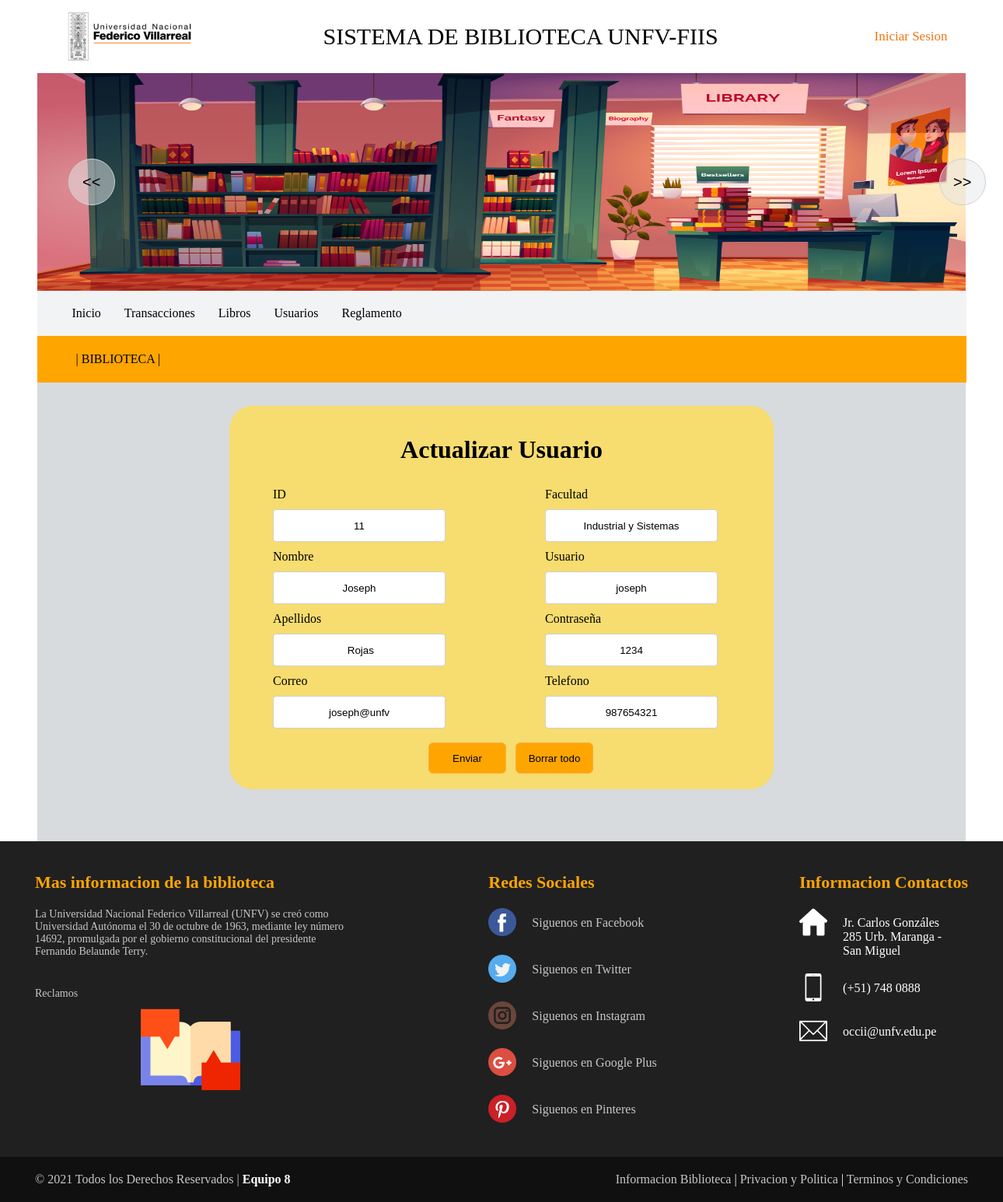
Screenshot of /administrador/formUpdateAlum.php?idAlum=11&idus=3 with the database file from the repository.
### tables this page shows
CREATE TABLE `alumno` (
  `ID_Alumno` int(4) NOT NULL,
  `Nombre` varchar(50) NOT NULL,
  `Apellido` varchar(50) NOT NULL,
  `Facultad` varchar(50) NOT NULL,
  `Correo` varchar(50) NOT NULL,
  `Telefono` varchar(9) NOT NULL,
  `ID` int(4) NOT NULL
);

CREATE TABLE `usuario` (
  `ID` int(4) NOT NULL,
  `Usuario` varchar(50) NOT NULL,
  `Contraseña` varchar(50) NOT NULL
);

### administrador/formUpdateAlum.php (the view, shortened to what this page needs)
<?php
 include("../conexion/conexion.php");
   $consulta= "SELECT * FROM alumno
            LEFT JOIN usuario ON alumno.ID=usuario.ID
            WHERE ID_Alumno=".$_REQUEST["idus"]."
			";
           $resultado= mysqli_query($conexion,$consulta);
           $con = mysqli_fetch_assoc($resultado);
?>
<!DOCTYPE html>
<html>
<head>
    <link rel="stylesheet" href="../css/estilo-header.css">
	<link rel="stylesheet" href="../css/estilos-footer.css">
	<link rel="stylesheet" href="../css/estiloActualizar.css">
</head>
<body>
    <header>
   <div class="div-header">
     <img class="icono" src="../imagenes/logo.png" alt="logo"/>
     <p>SISTEMA DE BIBLIOTECA UNFV-FIIS</p>
     <div class="sesion">
       <ul>
         <li><?php if(isset($texto)){
			   echo "<html>";
			   echo "<a class='boton' href='../login/salir.php' >Cerrar Sesion</a>";
			   echo "</html>";
		      }else{
				  echo "<html>";
				  echo "<a class='boton' href='../login/menuregistro.php' >Iniciar Sesion</a>";
				  echo "</html>";
			  }  ?></li>
       </ul>
     </div>
   </div>
   <div class="hero dibujo">
      <div class="mando-anterior diseño">
	  <input type="button" id="anterior" value="<<">
    </div>
    <div class="mando-siguiente diseño">
	  <input type="button" id="siguiente" value=">>"></center>
	</div>
     <img id="imagen" src="../imagenes/portAdmin.jpg" />
  </div>
   <div class="div-header menu">
   <nav class="navbar">
       <div class="enlaces">
	     <ul class="nav">
		    <li><a href="indexAdmin.php">Inicio</a></li>
            <li><a href="">Transacciones</a>
				</li>
			<li><a href="libros.php">Libros</a></li>
			<li><a href="">Usuarios</a>
				</li>
			<li><a href="http://biblioteca.unfv.edu.pe/opac-tmpl/bootstrap/images/REGLAMENTO%20DEL%20SISTEMA%20DE%20BIBLIOTECAS%20UNFV..pdf" target="_blank">Reglamento</a></li>
		 </ul>
	   </div>
   </nav>
   </div>
  <div class="div-header letra">
      <p>|  BIBLIOTECA  |</p>
   </div>
</header>
<div class="actuLibro">
    <div class="content">
            <br>
            <h1 class="logo"><span>A</span>ctualizar <span>U</span>suario</h1>
            <br>
                <div class="contact-form">
                    <form action="updateAlum.php" method="post" >
						<div class="campo">
						    <label>ID</label></br>
						    <input readonly type="text" name="idAlum" placeholder="Id Alumno" value="<?php if(isset($con['ID'])): echo $con['ID']; endif; ?>">
						</div>
                        <div class="campo">
                            <label>Facultad</label>
                            <input type="text" name="facultad" placeholder="Facultad" value="<?php if(isset($con['Facultad'])): echo $con['Facultad']; endif; ?>">
                        </div>
						<div class="campo">
                            <label>Nombre</label>
                            <input type="text" name="nombre" placeholder="Nombre" value="<?php if(isset($con['Nombre'])): echo $con['Nombre']; endif; ?>">
                        </div>
                       <div class="campo">
                            <label>Usuario</label>
                            <input type="text" name="usuario" placeholder="Usuario" value="<?php if(isset($con['Usuario'])): echo $con['Usuario']; endif; ?>">
                        </div>
						<div class="campo">
                            <label>Apellidos</label>
                            <input type="text" name="apellido" placeholder="Apellidos" value="<?php if(isset($con['Apellido'])): echo $con['Apellido']; endif; ?>">
                        </div>
                        <div class="campo">
                            <label>Contraseña</label>
                            <input type="text" name="contra" placeholder="Contraseña" value="<?php if(isset($con['Contraseña'])): echo $con['Contraseña']; endif; ?>">
                        </div>
                        <div class="campo">
                            <label>Correo    </label>
                            <input type="text" name="correo" placeholder="Correo" value="<?php if(isset($con['Correo'])): echo $con['Correo']; endif; ?>">
                        </div>
                        <div class="campo">
                            <label>Telefono</label>
                            <input type="text" name="telefono" placeholder="Telefono" value=<?php if(isset($con['Telefono'])): echo $con['Telefono']; endif; ?>>
                        </div>
                       <div class="btn-enviar">
						   <input type="submit" value="Enviar"/>
						   <input type="reset" value="Borrar todo"/>
						</div>
                    </form>
                </div>
        </div>
    </div>
 <footer>
        <?php include "../footer/footer.php"; ?>
   </footer>
</body>
</html>

### css/estilo-header.css (style rules this page uses)
* { margin: 0; padding: 0; }
.div-header { padding-top:10px; padding-bottom:10px; padding-right:4px; padding-left:30px; width:90%; margin:auto; overflow: hidden; justify-content: space-between; display:flex; align-items: center; }
p { font-family:Century Gothic; }
.div-header p { padding:20px; font-size:30px; font-family:Century Gothic; }
ul li a { padding-left:40px; }
.sesion a { color:#f07613; font-size:17px; }
.sesion ul { list-style:none; padding:20px; }
a { text-decoration:none; color:black; }
.menu { background-color: #F2F3F4; }
.menu ul { list-style:none; }
.nav li a { background-color: #F2F3F4; padding:10px 15px; display: block; }
.nav > li { float:left; }
.dibujo { height: 260px; background-position: center; background:red; }
.hero { padding-top:10px; padding-bottom:10px; width:92.6%; margin:auto; background-color: orange; display:flex; align-items: center; }
.dibujo img { width:100%; height:280px; }
.mando-anterior { position:absolute; margin-left:40px; }
.mando-siguiente { position:absolute; margin-left:1160px; }
.diseño input[type=button] { height:60px; width:60px; border-radius:30px; background-color: rgba(229, 231, 233 ,0.5); border: 1px solid #d0d0d0; font-size:20px; }
.letra { background-color: orange; padding-top:1px; padding-bottom:1px; }
.letra p { font-size:16px; font-family:Century Gothic; }

### css/estilos-footer.css (style rules this page uses)
* { margin: 0; padding: 0; }
footer { width: 100%; background: #202020; color: white; align-self:flex-end; }

### css/estiloActualizar.css (style rules this page uses)
* { margin: 0; padding: 0; }
.actuLibro { background:#D7DBDD; width:92.5%; height:560px; margin:auto; padding-top:30px; }
.content h1 { text-align:center; margin-top:20px; }
.content { background:#F7DC6F ; width:700px; border-radius:30px; margin:auto; }
form { display:flex; width:84%; height:400px; margin:auto; flex-wrap:wrap; justify-content:space-between; }
.campo { display:block; width:230px; margin-right: 8px; height:68px; margin-top:12px; }
.campo input { height:40px; width:220px; margin-top:10px; border-radius:4px; border: 1px solid #d0d0d0; text-align:center; }
.campo label { margin-bottom:20px; }
.btn-enviar { justify-content:center; margin-top:20px; margin-bottom:20px; margin-left:200px; }
.btn-enviar>input { margin:auto; margin-right:8px; background:orange ; width:100px; height:40px; border-radius:6px; color:black; border: 1px solid #F5B041 ; }

### rows the page displays
alumno: idAlum "11", facultad "Industrial y Sistemas", nombre "Joseph", usuario "joseph", apellido "Rojas", contra "1234", correo "joseph@unfv", telefono "987654321"
